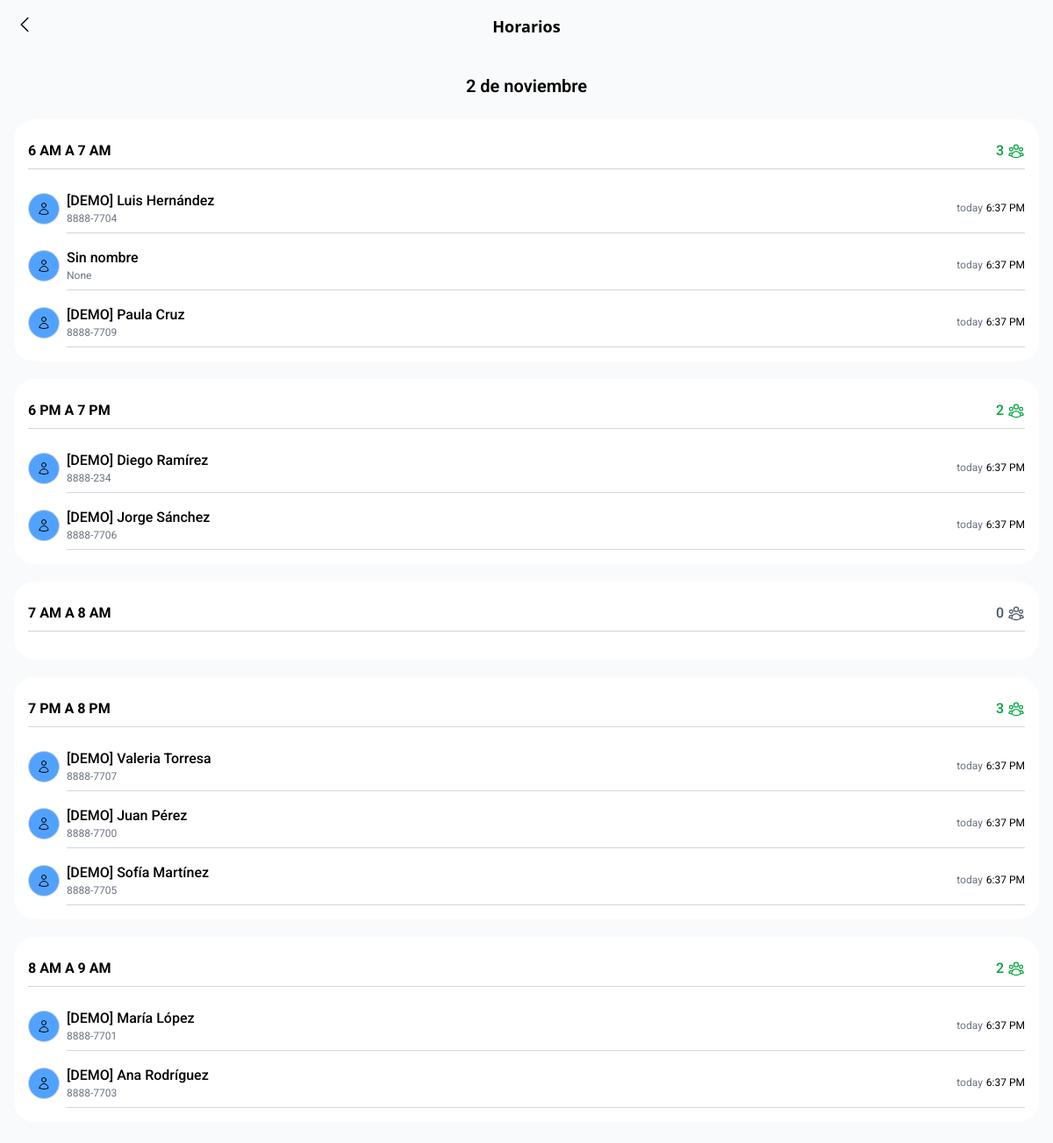
The app's page /app/hours with its own data.
### app/models.py (models this page shows, shortened)
class DailyTimeslot(models.Model):
    class Status(models.TextChoices):
        OPEN = "open", "Open"
        CLOSED = "closed", "Closed"
        CANCELLED = "cancelled", "Cancelled"
    id = models.BigAutoField(primary_key=True)
    slot_date = models.DateField()
    base = models.ForeignKey(
        BaseTimeslot, null=True, blank=True, on_delete=models.SET_NULL, related_name="instances"
    )
    title = models.CharField(max_length=80)             # copia del base o personalizado
    capacity = models.PositiveIntegerField()
    status = models.CharField(max_length=16, choices=Status.choices, default=Status.OPEN)
    created_at = models.DateTimeField(default=timezone.now)
    class Meta:
        db_table = "daily_timeslots"
        constraints = [
            models.UniqueConstraint(fields=["slot_date", "title"], name="uniq_daily_date_title"),
        ]
        indexes = [
            models.Index(fields=["slot_date"]),
            models.Index(fields=["status"]),
        ]

class GymUser(models.Model):
    class Role(models.TextChoices):
        ADMIN = "admin", "Admin"
        MEMBER = "member", "Member"
    id = models.BigAutoField(primary_key=True)
    full_name = models.CharField(max_length=120)
    role = models.CharField(max_length=20, choices=Role.choices, default=Role.MEMBER)
    join_date = models.DateField()               # ancla para calcular periodos
    birth_date = models.DateField(null=True, blank=True)
    phone = models.CharField(max_length=32, null=True, blank=True)
    is_active = models.BooleanField(default=True)
    created_at = models.DateTimeField(default=timezone.now)
    updated_at = models.DateTimeField(auto_now=True)
    class Meta:
        db_table = "users"
        indexes = [
            models.Index(fields=["is_active"]),
            models.Index(fields=["join_date"]),
            models.Index(fields=["phone"]),
        ]

### app/views.py (the view)
# urls.py: path("hours", views.hours, name="app.hours"),
def hours(request):
    q = request.GET.get("date")
    day = parse_date(q) if q else None
    if day is None:
        day = timezone.localdate()
    slots = (
        DailyTimeslot.objects
        .filter(slot_date=day)
        .order_by("title")
        .prefetch_related("signups__user")
    )
    data = []
    for s in slots:
        users = [
            {
                "id": su.user_id,
                "full_name": su.user.full_name,
                "phone": su.user.phone,
                "signed_at": signed_at_parts(su.signed_at),
            }
            for su in s.signups.all()
        ]
        data.append({
            "id": s.id,
            "date": s.slot_date.isoformat(),
            "title": s.title,
            "capacity": s.capacity,
            "status": s.status,
            "enrolled": len(users),
            "available": max(s.capacity - len(users), 0),
            "users": users,
        })
    return render(request, "app/hours.html", {"hours": data, "date": format_es_date(day)})

### app/helpers.py (called while the page is built)
def signed_at_parts(dt) -> Dict[str, Optional[str]]:
    if dt is None:
        return {"day": None, "time": None}
    local_dt = timezone.localtime(dt)  # convert to project timezone
    today = timezone.localdate()
    d = local_dt.date()
    if d == today:
        day_label = "today"
    elif d == (today - timedelta(days=1)):
        day_label = "yesterday"
    else:
        day_label = local_dt.strftime("%d/%m/%y")  # dd/mm/yy
    time_12h = local_dt.strftime("%I:%M %p").lstrip("0")
    return {"day": day_label, "time": time_12h}

def format_es_date(d: date | datetime | None, include_year: bool | None = None) -> str:
    if d is None:
        return ""
    if isinstance(d, datetime):
        d = timezone.localtime(d).date()
    day = d.day
    month_name = MONTHS_ES[d.month - 1]
    if include_year is None:
        include_year = (d.year != timezone.localdate().year)
    return f"{day} de {month_name}" + (f" de {d.year}" if include_year else "")

### app/templates/app/hours.html (shortened to what this page needs)
{% extends "app/base.html" %} {% block title %}Horarios{% endblock %} {% block headerTitle %}Horarios{% endblock %}
{% block headerButtons %}
<a href="{% url 'app.selector' %}" class="cursor-pointer text-lg font-normal">
    <svg
        xmlns="http://www.w3.org/2000/svg"
        fill="none"
        viewBox="0 0 24 24"
        stroke-width="1.5"
        stroke="currentColor"
        class="size-6"
    >
        <path
            stroke-linecap="round"
            stroke-linejoin="round"
            d="M15.75 19.5 8.25 12l7.5-7.5"
        />
    </svg>
</a>
{% endblock %} {% block content %}
<div class="flex flex-col gap-6 p-4 py-6 font-roboto">
    <h1 class="mx-auto text-xl font-semibold">{{date}}</h1>
    <div class="flex flex-col gap-5">
        {% for hour in hours %}
        <div class="flex flex-col gap-4 rounded-[24px] bg-white p-4">
            <div
                class="flex flex-row items-center justify-between border-b border-gray-300 py-2"
            >
                <span class="text-base uppercase font-bold"
                    >{{hour.title}}</span
                >
                <span
                    class="flex items-center gap-1 text-base font-medium
                    {% if hour.enrolled == 0 %} text-gray-600
                    {% elif hour.enrolled == hour.capacity %} text-red-600
                    {% else %} text-green-600 {% endif %}"
                    >{{hour.enrolled}}
                </span>
            </div>
            <div class="flex flex-col gap-2">
                {% for user in hour.users %}
                <a href="{% url 'app.profile' %}?userid={{user.id}}"
                    class="flex cursor-pointer flex-row items-center justify-between gap-2"
                >
                    <div
                        class="flex h-9 min-h-9 w-9 min-w-9 items-center justify-center rounded-full border border-gray-300 bg-blue-400"
                    >
                    </div>
                    <div
                        class="flex w-full flex-row items-center justify-between border-b border-gray-300 py-2"
                    >
                        <div class="flex flex-col">
                            <span class="text-base font-medium"
                                >{{user.full_name}}</span
                            >
                            <span class="text-xs text-gray-500"
                                >{{user.phone}}</span
                            >
                        </div>
                        <div class="flex flex-row gap-1">
                            <span class="text-xs text-gray-500"
                                >{{user.signed_at.day}}</span
                            >
                            <span class="text-xs text-black"
                                >{{user.signed_at.time}}</span
                            >
                        </div>
                    </div>
                </a>
                {% endfor %}
            </div>
        </div>
        {% endfor %}
    </div>
</div>
{% endblock %}

### app/templates/app/base.html (shortened to what this page needs)
<!DOCTYPE html>
<html lang="en">
    <head>
        <script src="https://cdn.jsdelivr.net/npm/@tailwindcss/browser@4"></script>
    </head>
    <body>
        {% block body %}
        <div class="flex min-h-screen w-full flex-col bg-gray-50">
            {% block header %}
            <div
                id="header"
                class="relative flex flex-row items-center justify-center p-4 text-lg font-semibold"
            >
                <span>{% block headerTitle %}Titulo{% endblock %}</span>
                <div class="absolute top-4 right-4 left-4 flex justify-between">
                    {% block headerButtons %}{% endblock%}
                </div>
            </div>
            {% endblock %}
            <div id="body">
                {% block content %}{% endblock %}
            </div>
        </div>
        {% endblock %}
    </body>
</html>

### app/templates/app/base.html (style rules this page uses)
.font-roboto { font-family: "Roboto", sans-serif; }

### records on screen
DailyTimeslot: title "6 AM A 7 AM"
GymUser: full_name "[DEMO] Luis Hernández", phone "8888-7704"
GymUser: full_name "Sin nombre"
GymUser: full_name "[DEMO] Paula Cruz", phone "8888-7709"
DailyTimeslot: title "6 PM A 7 PM"
GymUser: full_name "[DEMO] Diego Ramírez", phone "8888-234"
GymUser: full_name "[DEMO] Jorge Sánchez", phone "8888-7706"
DailyTimeslot: title "7 AM A 8 AM"
DailyTimeslot: title "7 PM A 8 PM"
GymUser: full_name "[DEMO] Valeria Torresa", phone "8888-7707"
GymUser: full_name "[DEMO] Juan Pérez", phone "8888-7700"
GymUser: full_name "[DEMO] Sofía Martínez", phone "8888-7705"
DailyTimeslot: title "8 AM A 9 AM"
GymUser: full_name "[DEMO] María López", phone "8888-7701"
GymUser: full_name "[DEMO] Ana Rodríguez", phone "8888-7703"

### other values on screen
{{ date }} "2 de noviembre"
{{ hour.enrolled }} "3" "2" "0" "3" "2"
{{ user.signed_at.day }} "today" "today" "today" "today" "today" "today" "today" "today" "today" "today"
{{ user.signed_at.time }} "6:37 PM" "6:37 PM" "6:37 PM" "6:37 PM" "6:37 PM" "6:37 PM" "6:37 PM" "6:37 PM" "6:37 PM" "6:37 PM"
{{ user.phone }} "None"
